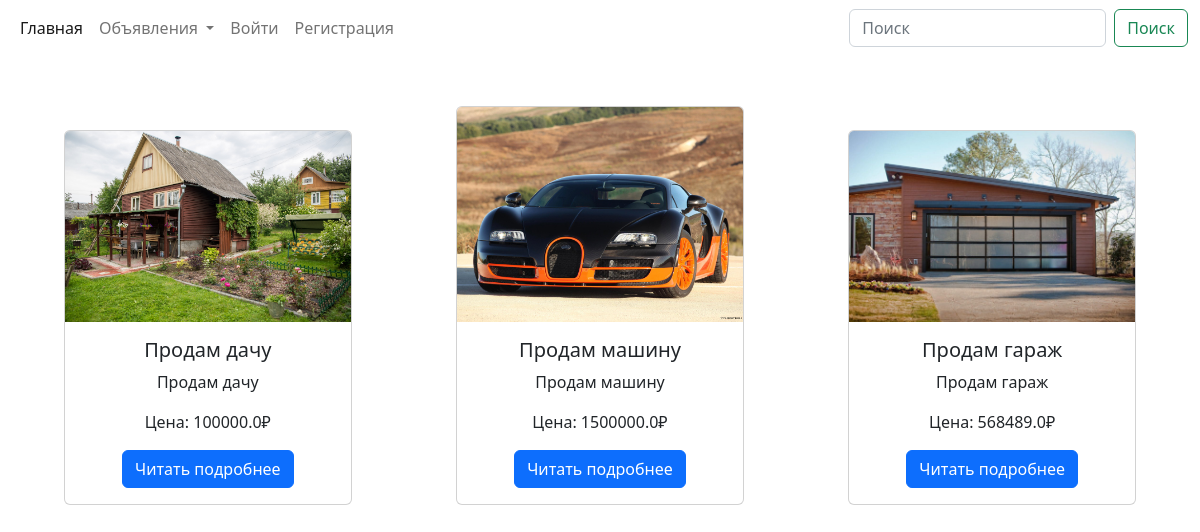
The page / on the database its author committed.
### advertisement/models.py (models this page shows, shortened)
class Advertisement(models.Model):
    title = models.CharField(max_length=255, db_index=True, verbose_name='Заголовок')
    slug = models.CharField(max_length=255, unique=True, db_index=True, verbose_name="URL")
    about = models.TextField(db_index=True, verbose_name="Описание")
    price = models.FloatField(verbose_name="Цена", db_index=True)
    time_create = models.DateTimeField(auto_now_add=True)
    time_update = models.DateTimeField(auto_now=True)
    img = models.ImageField(upload_to="images/", verbose_name="Картинка")

### advertisement/views.py (the view)
# urls.py: path('', views.MainPage.as_view(), name='main_page'),
class MainPage(ListView):
    model = Advertisement
    template_name = 'advertisement/index.html'
    def get_context_data(self, **kwargs):
        context = super().get_context_data(**kwargs)
        context['title'] = 'Главная станица'
        context['advertisements'] = Advertisement.objects.all()[:3]
        return context

### advertisement/templates/advertisement/index.html
{% extends 'base.html' %}
{% block content %}
{% for adv in advertisements %}
<div class="card div-position" style="width: 18rem;">
  <img src="{{ adv.img.url }}" class="card-img-top" alt="">
  <div class="card-body">
    <h5 class="card-title">{{ adv.title }}</h5>
      <p class="card-text">{{ adv.about }}</p>
      <p class="card-text">Цена: {{ adv.price }}₽</p>
    <a href="{% url 'advertisement' adv.slug %}" class="btn btn-primary">Читать подробнее</a>
  </div>
</div>
{% endfor %}
{% endblock %}

### templates/base.html (shortened to what this page needs)
{% load static %}
<!doctype html>
<html lang="en">
<head>
    <link href="https://cdn.jsdelivr.net/npm/bootstrap@5.2.3/dist/css/bootstrap.min.css" rel="stylesheet"
>
    <link rel="stylesheet" href="{% static 'advertisement/css/style.css' %}">
</head>
<body>
<nav class="navbar navbar-expand-lg bg-body-tertiary nav-header">
    <div class="container-fluid">
        <div class="collapse navbar-collapse" id="navbarSupportedContent">
            <ul class="navbar-nav me-auto mb-2 mb-lg-0">
                <li class="nav-item">
                    <a class="nav-link active" aria-current="page" href="{% url 'main_page' %}">Главная</a>
                </li>
                <li class="nav-item dropdown">
                    <a class="nav-link dropdown-toggle" href="#" role="button" data-bs-toggle="dropdown"
                       aria-expanded="false">
                        Объявления
                    </a>
                </li>
                <li class="nav-item">
                    {% if user.is_authenticated %}
                    <li><a class="nav-link" href="{% url 'users:logout' %}">Выйти</a></li>
                    {% else %}
                    <li><a class="nav-link" href="{% url 'users:login' %}">Войти</a></li> <li><a class="nav-link" href="{% url 'users:register' %}">Регистрация</a></li>
                    {% endif %}
                </li>
            </ul>
            <form class="d-flex" role="search" action="{% url 'search' %}" method="get">
                <input class="form-control me-2" type="search" placeholder="Поиск" aria-label="Поиск" name="search">
                <button class="btn btn-outline-success" type="submit">Поиск</button>
            </form>
        </div>
    </div>
</nav>
<div class="container advertisements">
{% block content %}
{% endblock %}
</div>
</body>
</html>

### advertisement/static/advertisement/css/style.css (style rules this page uses)
.nav-header { margin-bottom: 50px; }
.div-position { display: inline-block; margin-right: 100px; margin-bottom: 30px; }
.div-position:last-child { margin-right: 0; }
.advertisements { text-align: center; }

### rows shown on the page
Advertisement: img (picture), title "Продам дачу", about "Продам дачу", price "100000.0"
Advertisement: img (picture), title "Продам машину", about "Продам машину", price "1500000.0"
Advertisement: img (picture), title "Продам гараж", about "Продам гараж", price "568489.0"
